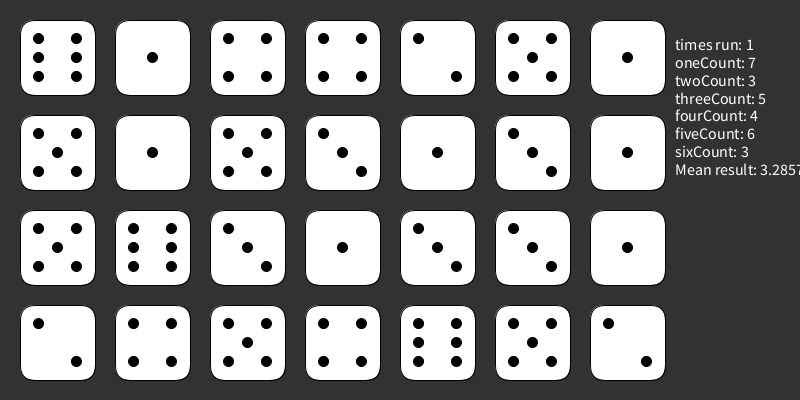
Frame 1 (no input)
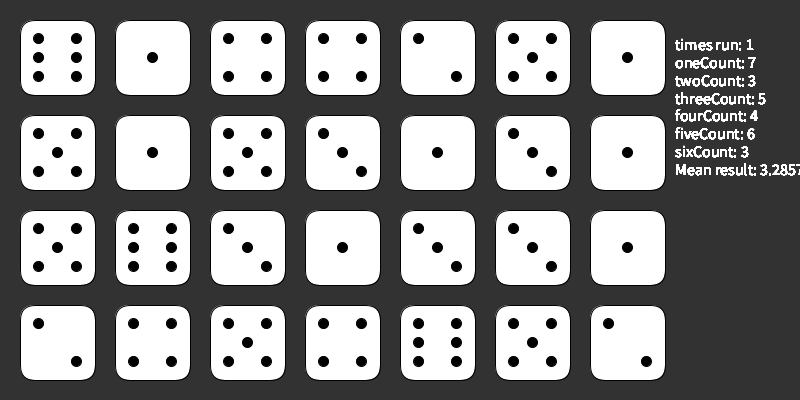
Frame 60 (the mouse pressed at the canvas centre just before this capture)
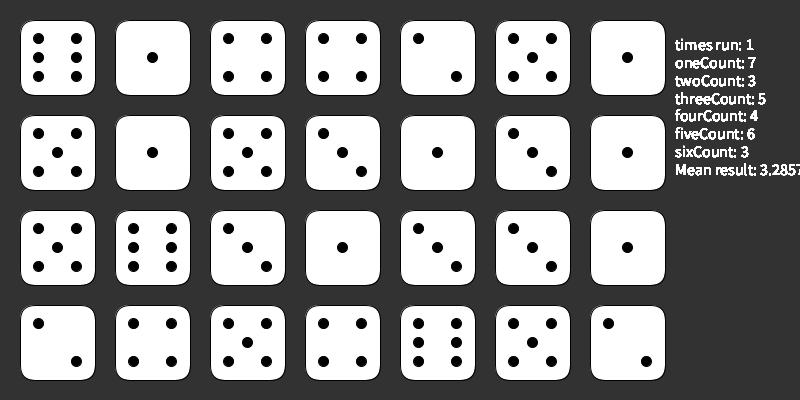
Frame 120 (the mouse held since frame 60 and released just before this capture)

The Processing sketch that drew these frames (run headless with seeded random() and noise(); from frame 60 on, the mouse is pressed at the canvas centre):

// Processing sketch: dice
// ── dice.pde
Die run = new Die(); 
//Die [] which = new Die[32];
boolean mouse = false;
int next = 3000;
int intrvl = 3000;
void setup() {
  size (800, 400); 
  background(50);
  run.dice();
}
void draw() {
      //println(millis()-next);
  if (mouse==false && (millis()-next>0)) {
    next+=intrvl;
    run.dice();
  }
  run.showText();
}
void mousePressed() { 
  if (mouse==true) {
    run.dice();
    run.showText();
  }
}
class Die {
  int l = 75;//die length
  float xPos = 20;
  float yPos = 20;
  int rand = (int) (Math.random()*6)+1;
  int oneCount;
  int twoCount;
  int threeCount;
  int fourCount;
  int fiveCount;
  int sixCount;
  double total;
  int runs;
  void dice() {
    oneCount = 0;
    twoCount = 0;
    threeCount = 0;
    fourCount = 0;
    fiveCount = 0;
    sixCount = 0;
    total = 0;
    background(50);
    for (int x = 20; x<644; x+=l+20) {
      for (int y = 20; y<320; y+=l+20) {
        fill(255);
        rect(x, y, l, l, 15, 15, 15, 15);
        rand = (int) (Math.random()*6)+1;
        fill(0);
        if (rand==1) {
          oneCount++;
          total+=1;
          runs++;
          ellipse(x+37.5, y+37.5, 10, 10);//center
        } else if (rand==2) {
          twoCount++;
          total+=2;
          runs++;
          ellipse(x+18.75, y+18.75, 10, 10);//top left
          ellipse(x+56.25, y+56.25, 10, 10);//bottom right
        } else if (rand==3) {
          threeCount++;
          total+=3;
          runs++;
          ellipse(x+18.75, y+18.75, 10, 10);//top left
          ellipse(x+37.5, y+37.5, 10, 10);//center
          ellipse(x+56.25, y+56.25, 10, 10);//bottom right
        } else if (rand==4) {
          fourCount++;
          total+=4;
          runs++;
          ellipse(x+18.75, y+18.75, 10, 10);//top left
          ellipse(x+56.25, y+18.75, 10, 10);//top right
          ellipse(x+18.75, y+56.26, 10, 10);//bottom left
          ellipse(x+56.25, y+56.25, 10, 10);//bottom right
        } else if (rand==5) {
          fiveCount++;
          total+=5;
          runs++;
          ellipse(x+18.75, y+18.75, 10, 10);//top left
          ellipse(x+56.25, y+18.75, 10, 10);//top right
          ellipse(x+37.5, y+37.5, 10, 10);//center
          ellipse(x+18.75, y+56.26, 10, 10);//bottom left
          ellipse(x+56.25, y+56.25, 10, 10);//bottom right
        } else if (rand==6) {
          sixCount++;
          total+=6;
          runs++;
          ellipse(x+18.75, y+18.75, 10, 10);//top left
          ellipse(x+56.25, y+18.75, 10, 10);//top right
          ellipse(x+18.75, y+37.5, 10, 10);//left
          ellipse(x+56.25, y+37.5, 10, 10);//right
          ellipse(x+18.75, y+56.26, 10, 10);//bottom left
          ellipse(x+56.25, y+56.25, 10, 10);//bottom right
        }
      }
    }
  }
  void showText() {
    fill(255);
    textSize(16);
    text("times run: " + runs/28 + "\noneCount: "+ oneCount + "\ntwoCount: " + twoCount + "\nthreeCount: "
      + threeCount + "\nfourCount: " + fourCount + "\nfiveCount: " + fiveCount + "\nsixCount: " + sixCount + "\nMean result: " + total/28, 675, 50);
  }
}
